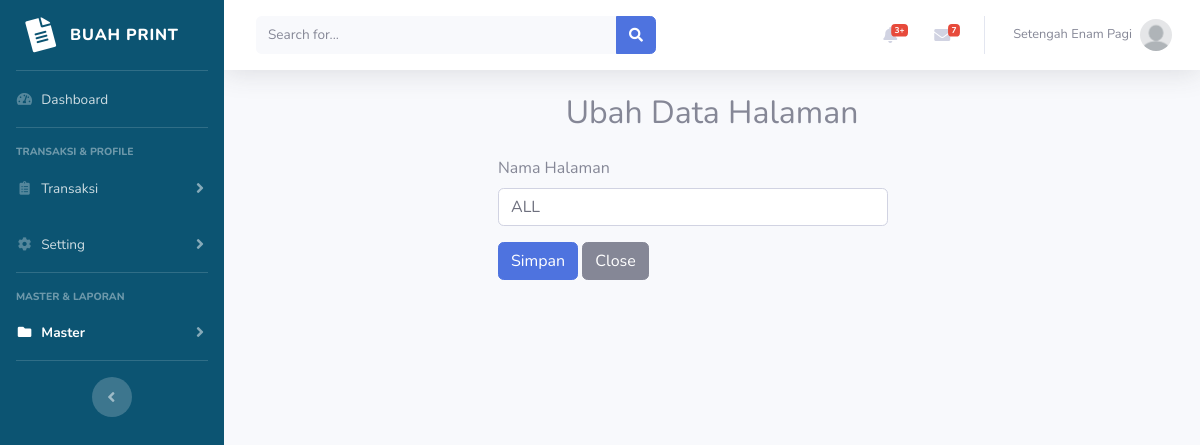
The app's page /admin/master_halaman_ubah.php?id_halaman=HLM0000001 (signed in) with its own data.
### tables this page shows
CREATE TABLE `mitra` (
  `ID_MITRA` char(10) NOT NULL,
  `NAMA_MITRA` varchar(40) NOT NULL,
  `EMAIL_MITRA` varchar(100) NOT NULL,
  `NO_HP_MITRA` varchar(13) NOT NULL,
  `TELEPHONE_MITRA` varchar(13) NOT NULL,
  `ALAMAT_MITRA` text NOT NULL,
  `FOTO_PROFILE` varchar(200) NOT NULL,
  `COVER` varchar(200) NOT NULL,
  `STATUS_MITRA` int(11) NOT NULL,
  `SALDO_MITRA` int(11) NOT NULL,
  `LOCATION_MITRA` text,
  `USERNAME_MITRA` varchar(50) NOT NULL,
  `PASSWORD_MITRA` varchar(32) NOT NULL
);

CREATE TABLE `halaman` (
  `ID_HALAMAN` varchar(10) NOT NULL,
  `KAT_HALAMAN` varchar(40) NOT NULL
);

### admin/master_halaman_ubah.php (the view, shortened to what this page needs)
<?php
include 'includes/config.php';
include 'includes/header.php';
if(isset($_GET['id_halaman'])){
  $id_halaman = $_GET['id_halaman'];
  $data = mysqli_query($con, "SELECT * FROM halaman WHERE ID_HALAMAN = '$id_halaman'");
  $data_halaman = mysqli_fetch_assoc($data);
  $nama_halaman = $data_halaman['KAT_HALAMAN'];
}
?>
<div class="container my-4">
    <div class="title text-center">
    <h2>Ubah Data Halaman</h2>
    </div>
    <div class="row justify-content-center">
      <div class="col-6">
        <form class="font-m-light col-11 mt-3" action="query/master_halaman_query.php" method="post">
          <div class="form-group">
            <label for="nama_halaman" class="font-m-med">Nama Halaman</label>
            <input type="text" class="form-control" id="nama_halaman" name="nama_halaman" value="<?=$nama_halaman?>" placeholder="Masukkan Nama halaman" required>
          </div>
          <div class="form-group">
            <input type="submit" class="btn btn-primary" name="edit_halaman" value="Simpan">
            <a href="master_halaman.php" class="btn btn-secondary" data-dismiss="modal">Close</a>
          </div>
      </form>
    </div>
  </div>
</div>

### admin/includes/header.php (shortened to what this page needs)
<?php
if (isset($_SESSION['admin_login'])) {
  $username = $_SESSION['username'];
  $data = mysqli_query($con, "SELECT * FROM mitra WHERE USERNAME_MITRA = '$username'");
  $data_admin = mysqli_fetch_assoc($data);
  $nama_admin = $data_admin['NAMA_MITRA'];
  $profil_admin = $data_admin['FOTO_PROFILE'];
}
?>
<!DOCTYPE html>
<html lang="en">
<head>
  <link href="vendor/fontawesome-free/css/all.min.css" rel="stylesheet" type="text/css">
  <link href="css/sb-admin-2.min.css" rel="stylesheet">
  <link rel="stylesheet" href="css/sb-admin-2.css">
  <link href="vendor/datatables/dataTables.bootstrap4.min.css" rel="stylesheet">
</head>
<body id="page-top">
  <div id="wrapper">
    <?php
    require 'sidebar.php';
    ?>
    <div id="content-wrapper" class="d-flex flex-column">
      <div id="content">
        <nav class="navbar navbar-expand navbar-light bg-white topbar mb-4 static-top shadow">
          <?php
          if (isset($_SESSION['admin_login'])) {
            ?>
            <form class="d-none d-sm-inline-block form-inline mr-auto ml-md-3 my-2 my-md-0 mw-100 navbar-search">
              <div class="input-group">
                <input type="text" class="form-control bg-light border-0 small" placeholder="Search for..." aria-label="Search" aria-describedby="basic-addon2">
                <div class="input-group-append">
                  <button class="btn btn-primary" type="button">
                    <i class="fas fa-search fa-sm"></i>
                  </button>
                </div>
              </div>
            </form>
            <ul class="navbar-nav ml-auto">
              <li class="nav-item dropdown no-arrow mx-1">
                <a class="nav-link dropdown-toggle" href="#" id="alertsDropdown" role="button" data-toggle="dropdown" aria-haspopup="true" aria-expanded="false">
                  <i class="fas fa-bell fa-fw"></i>
                  <span class="badge badge-danger badge-counter">3+</span>
                </a>
              </li>
              <li class="nav-item dropdown no-arrow mx-1">
                <a class="nav-link dropdown-toggle" href="#" id="messagesDropdown" role="button" data-toggle="dropdown" aria-haspopup="true" aria-expanded="false">
                  <i class="fas fa-envelope fa-fw"></i>
                  <span class="badge badge-danger badge-counter">7</span>
                </a>
              </li>
              <li class="nav-item dropdown no-arrow">
                <a class="nav-link dropdown-toggle" href="#" id="userDropdown" role="button" data-toggle="dropdown" aria-haspopup="true" aria-expanded="false">
                  <span class="mr-2 d-none d-lg-inline text-gray-600 small"><?= $nama_admin ?></span>
                  <img class="img-profile rounded-circle" src="img/profil/<?= $profil_admin ?>">
                </a>
              </li>
              <?php } ?>
              </ul>
        </nav>

### records on screen
mitra: NAMA_MITRA "Setengah Enam Pagi", FOTO_PROFILE (picture)
halaman: nama_halaman "ALL"
